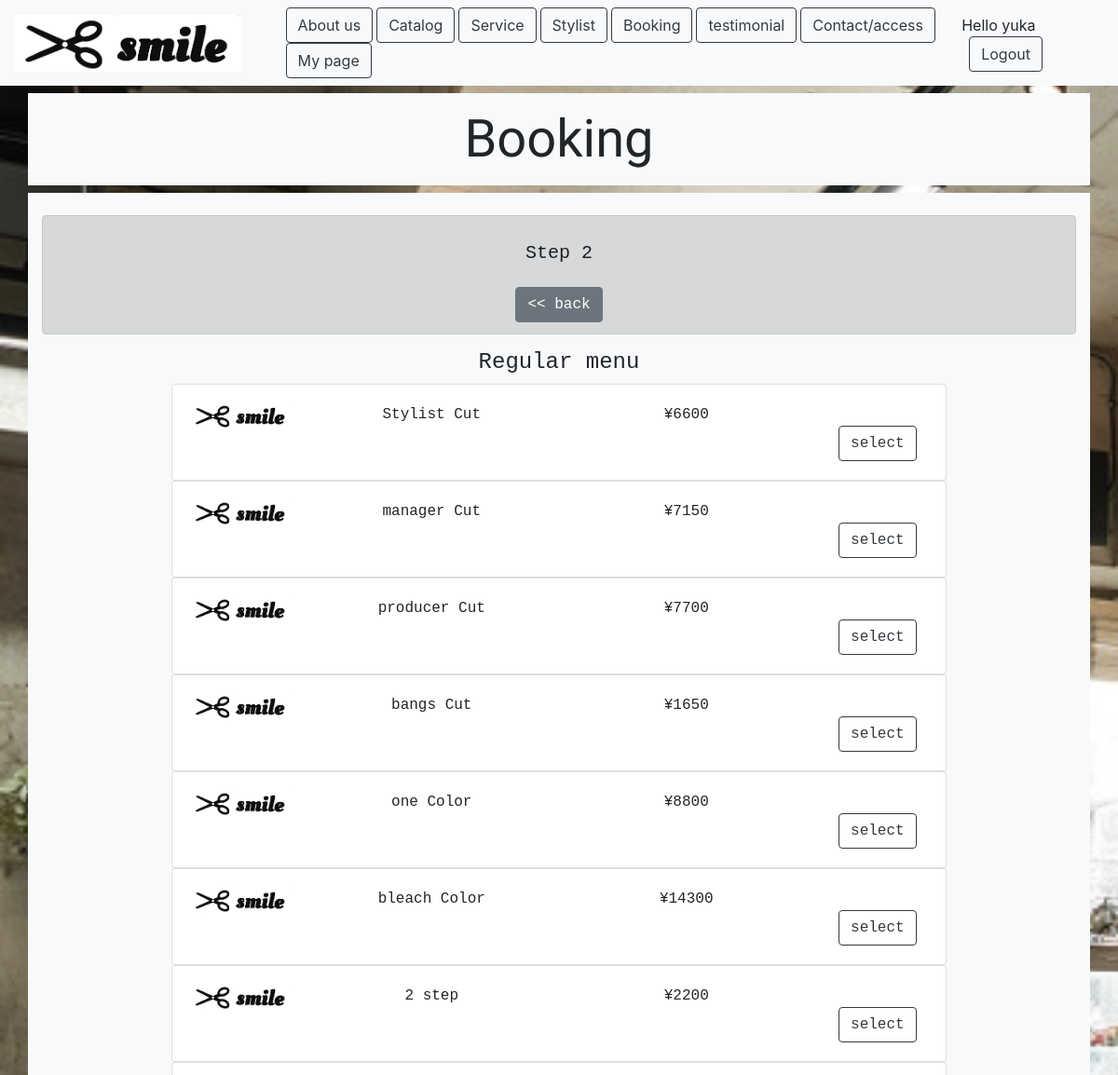
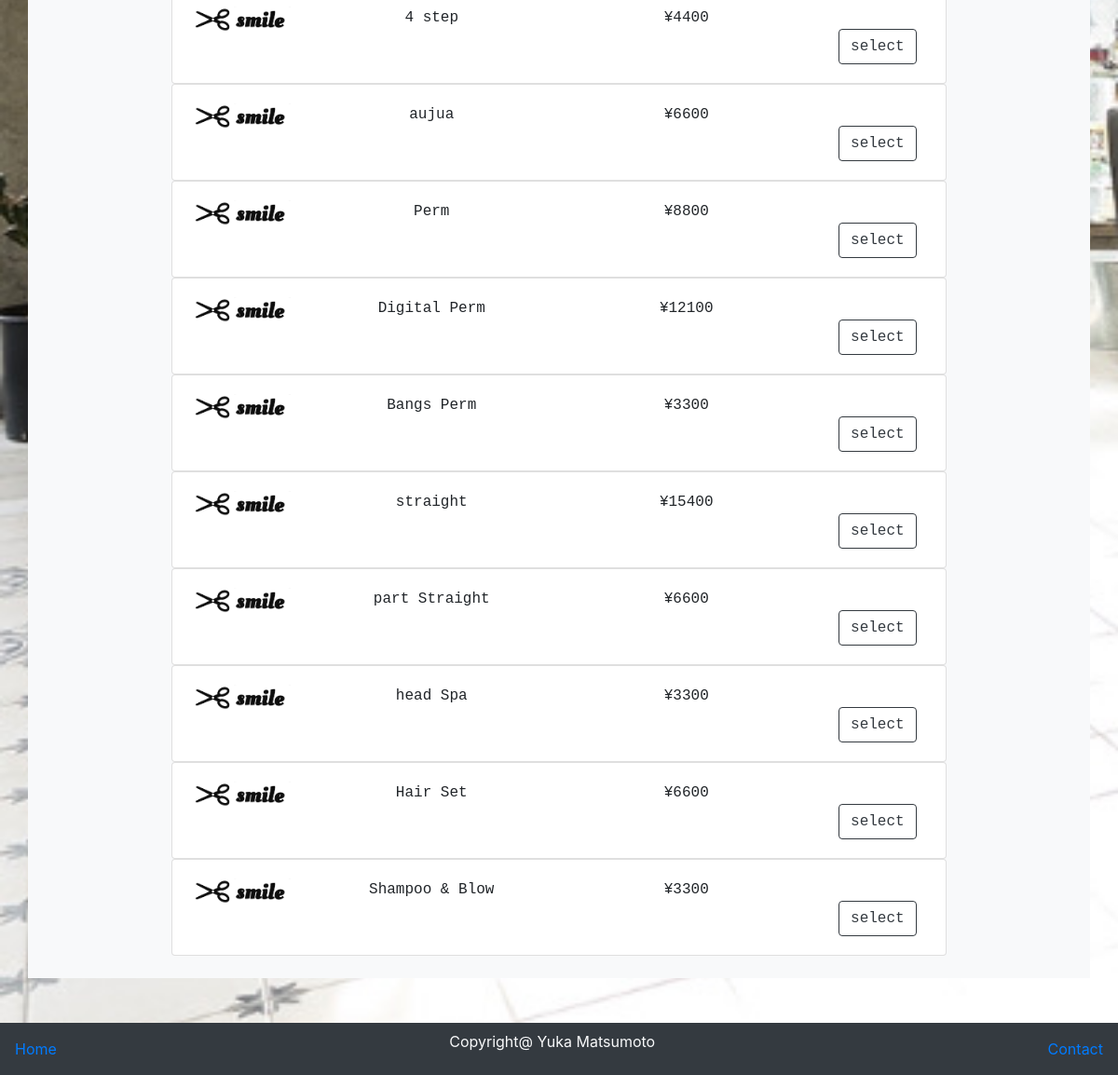
Page /booking2.php (signed in) on the committed database (2 pictures, top to bottom).
### tables this page shows
CREATE TABLE `client` (
  `c_id` int(11) NOT NULL,
  `fname` varchar(100) NOT NULL,
  `lname` varchar(100) NOT NULL,
  `c_gender` varchar(10) NOT NULL,
  `telephone` varchar(50) NOT NULL,
  `bio` varchar(100) DEFAULT NULL,
  `login_id` int(11) NOT NULL
);

CREATE TABLE `service` (
  `service_id` int(11) NOT NULL,
  `service_name` varchar(30) NOT NULL,
  `price` int(11) NOT NULL
);

### classes/connection.php (called while the page is built, shortened)
<?php
class Connection{
    private $servername="localhost";
    private $username ="root";
    private $password ="root";
    private $db_name ="hairsalon";
    function __construct(){
        $this->conn = new mysqli($this->servername,$this->username,$this->password,$this->db_name);
        if($this->conn->connect_error){
            die('error connection to database'.$this->conn->connect_error);
        }else{
            return $this->conn;
        }
    }
}
?>

### hairsalonAction.php (called while the page is built, shortened)
<?php
include 'classes/Hairsalon.php';
$Hairsalon= new Hairsalon;
?>

### classes/Hairsalon.php (called while the page is built, shortened)
<?php
include 'connection.php';
class Hairsalon extends Connection{
function getOneUser($loginid){
    $sql = "SELECT * FROM client WHERE login_id='$loginid' ";
    $result = $this->conn->query($sql);
    if($result == FALSE){
        die('can not get one user'.$this->conn->connect_error);
    }else{
        return $result ->fetch_assoc();
    }
}
function displayServiceMenu(){
    $sql="SELECT * FROM service";
    $result = $this->conn->query($sql);
    if($result->num_rows>0){
        while($rows =$result->fetch_assoc()){
            $row[]= $rows;
        }
        return $row;
    }else{
        return FALSE;
    }
}
}
?>

### booking2.php (the view, shortened to what this page needs)
<?php
include 'userMenu.php';
$addMenuList =$Hairsalon->displayServiceMenu();
?>
<!doctype html>
<html lang="en">
  <head>
    <link rel="stylesheet" href="https://stackpath.bootstrapcdn.com/bootstrap/4.3.1/css/bootstrap.min.css">
  </head>
  <body>
      <div class="container bg-light text-monospace text-center">
        <h5 class="display-4  p-3">Booking</h5>
      </div>
      <div class="container bg-light text-monospace text-center mb-5">
        <br>
        <div class="alert alert-dark">
            <h5 class="text-monospace p-3">Step 2</h4>
            <?php if(!empty($_SESSION['coupon_id'])):?>
              <p class="text-monospace"> additional menu</p>
            <?php else:?>
              <div class="text-center">
                    <form action="hairsalonAction.php" method="post">
                      <button type="submit" name="reselect" class="btn btn-secondary"> << back</button>
                    </form>
              </div>
            <?php endif;?>
        </div>
        <div class="w-75 mx-auto">
          <h4>Regular menu</h4>
          <?php
          foreach ($addMenuList as $menu) :?>
            <div class="card">
              <div class="card-body">
                <div class="row">
                  <div class="col-lg-2">
                  <img src="asset/smile.jpg" alt="" class="w-100">
                  </div>
                  <div class="col-lg-4">
                    <?php echo $menu['service_name'] ?>
                  </div>
                  <div class="col-lg-4">
                    <?php echo "¥".$menu['price'] ?>
                  </div>
                  <div class="col-lg-2">
                      <form action="hairsalonAction.php" method="post">
                        <br>
                        <button type="submit" name="addBooking2" class="btn btn-outline-dark">select</button>
                      </form>
                  </div>
                </div>
              </div>
            </div>
          <?php endforeach; ?>
          <br>
        </div>
      </div>
      <nav class="nav navbar bg-dark mt-5">
        <a href="dashboard.php" >Home</a>
        <p class="text-light">Copyright@ Yuka Matsumoto</p>
        <a href="contactpage.php">Contact</a>
      </nav>
  </body>
</html>

### userMenu.php (shortened to what this page needs)
<?php
include 'hairsalonAction.php';
$loginid=$_SESSION['loginid'];
$currentUser = $Hairsalon->getOneUser($loginid);
?>
<!doctype html>
<html lang="en">
  <head>
    <link rel="stylesheet" href="https://stackpath.bootstrapcdn.com/bootstrap/4.3.1/css/bootstrap.min.css">
</head>
  <body>
  <div class="container">
    <nav class="navbar navbar-expand fixed-top bg-light">
        <a href="dashboard.php" class="text-dark mr-5"><img src="asset/smile.jpg" alt="logo" id="logo"></a>
        <div class="text-left">
           <ul class="nav nav-bar">
                <li class="nav-item">
                    <a href="aboutUs.php" role="button" class="btn btn-outline-dark mr-1">About us</a>
                </li>
                <li class="nav-item">
                    <a href="hairCatalog.php" role="button" class="btn btn-outline-dark mr-1">Catalog</a>
                </li>
                <li class="nav-item">
                    <a href="service.php" role="button" class="btn btn-outline-dark mr-1">Service</a>
                </li>
                <li class="nav-item">
                    <a href="stylist.php" role="button" class="btn btn-outline-dark mr-1">Stylist</a>
                </li>
                <li class="nav-item">
                    <a href="booking.php" role="button" class="btn btn-outline-dark mr-1">Booking</a>
                </li>
                <li class="nav-item">
                    <a href="testimonial.php" role="button" class="btn btn-outline-dark mr-1">testimonial</a>
                </li>
                <li class="nav-item">
                    <a href="contactpage.php" role="button" class="btn btn-outline-dark mr-1">Contact/access</a>
                </li>
                <?php  if(!empty($_SESSION['loginid'])){
                    echo "<li class='nav-item'>";
                    echo "<a href='mypage.php' role='button' class='btn btn-outline-dark'>My page</a>";
                    echo"</li>";
                    } ;
                ?>
            </ul>
        </div>
        <div class="ml-auto">
            <ul class="nav nav-bar">
                <li class="nav-item">
                    <?php
                        if(!empty($_SESSION['loginid'])){
                            echo "Hello ".$currentUser['fname'] ;
                            echo "<a href='logout.php' role='button' class='btn btn-outline-dark ml-2'>Logout</a>";
                        }else{
                            echo "Welcome Guest";
                            echo "<a href='login.php' role='button' class='btn btn-outline-dark ml-2'>Login </a>";
                        }
                    ?>
                </li>
            </ul>
        </div>
    </nav>
</div>
  </body>
</html>

### userMenu.php (style rules this page uses)
body { height:150px; }
#logo { height:61px; }

### booking2.php (style rules this page uses)
body { margin-top:100px; height: 600px; background-image: url(asset/state.jpeg); background-repeat: no-repeat; background-attachment: fixed; background-size : cover; }
div h5 { font-family: 'Oleo Script', cursive; }

### rows in the picture
client: fname "yuka"
service: service_name "Stylist Cut", price "6600"
service: service_name "manager Cut", price "7150"
service: service_name "producer Cut", price "7700"
service: service_name "bangs Cut", price "1650"
service: service_name "one Color", price "8800"
service: service_name "bleach Color", price "14300"
service: service_name "2 step", price "2200"
service: service_name "4 step", price "4400"
service: service_name "aujua", price "6600"
service: service_name "Perm", price "8800"
service: service_name "Digital Perm", price "12100"
service: service_name "Bangs Perm", price "3300"
service: service_name "straight", price "15400"
service: service_name "part Straight", price "6600"
service: service_name "head Spa", price "3300"
service: service_name "Hair Set", price "6600"
service: service_name "Shampoo & Blow", price "3300"
